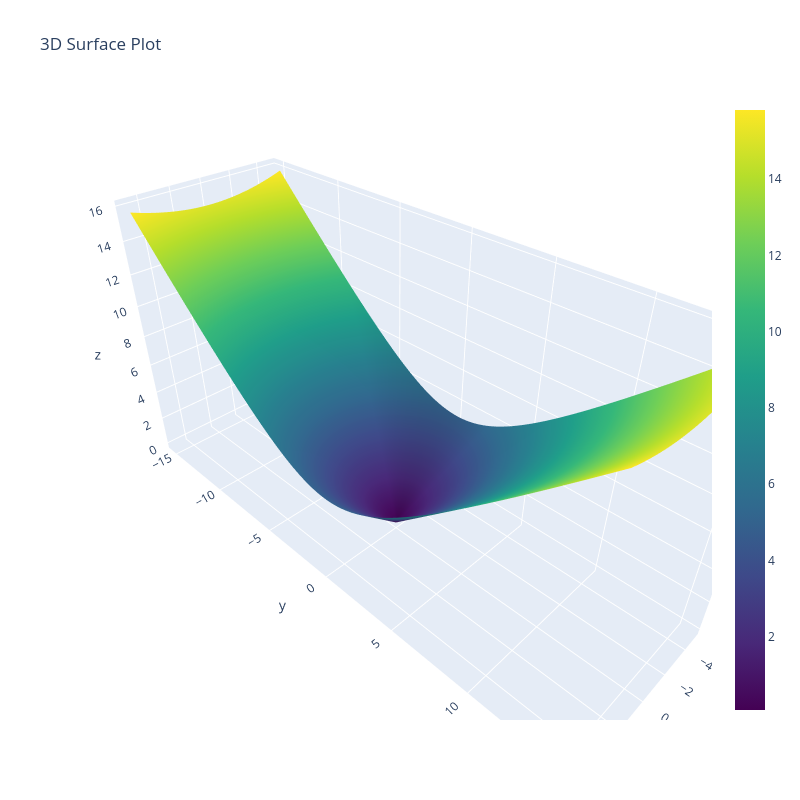

The notebook cell this image was saved under:
### Code cell
import matplotlib.pyplot as plt
import plotly.graph_objects as go
import numpy as np

def f(x, y):
    return np.sqrt(x**2 + y**2)

# Generate grid data
x = np.linspace(-5, 5, 200)
y = np.linspace(-15, 15, 200)
X, Y = np.meshgrid(x, y,indexing='xy')
Z = f(X, Y)



# Create 3D surface plot
fig = go.Figure(data=[go.Surface(z=Z, x=X, y=Y,colorscale="viridis")])

fig.update_layout(
    width=800,  # Width in pixels
    height=800, # Height in pixels
    title="3D Surface Plot"
)
# Show interactive plot
fig.show()

# Contour Plot
contour = plt.contour(X, Y, Z, levels=20, cmap="viridis")
plt.title("Contour Plot")
plt.xlabel("X-axis")
plt.ylabel("Y-axis")
plt.colorbar(contour)

# Show the plots
plt.tight_layout()
plt.show()

### Figure 1 — Plotly figure (JSON) as saved in the notebook; plotly's stock layout.template omitted (floating-point values rounded to 4 significant figures; data arrays with more than 128 entries replaced by an {"elided": "..."} marker saying what was removed)
{"data": [{"colorscale": [[0, "#440154"], [0.1111, "#482878"], [0.2222, "#3e4989"], [0.3333, "#31688e"], [0.4444, "#26828e"], [0.5556, "#1f9e89"], [0.6667, "#35b779"], [0.7778, "#6ece58"], [0.8889, "#b5de2b"], [1, "#fde725"]], "type": "surface", "x": {"elided": "200x200 float values"}, "y": {"elided": "200x200 float values"}, "z": {"elided": "200x200 float values"}}], "layout": {"height": 800, "title": {"text": "3D Surface Plot"}, "width": 800}}
